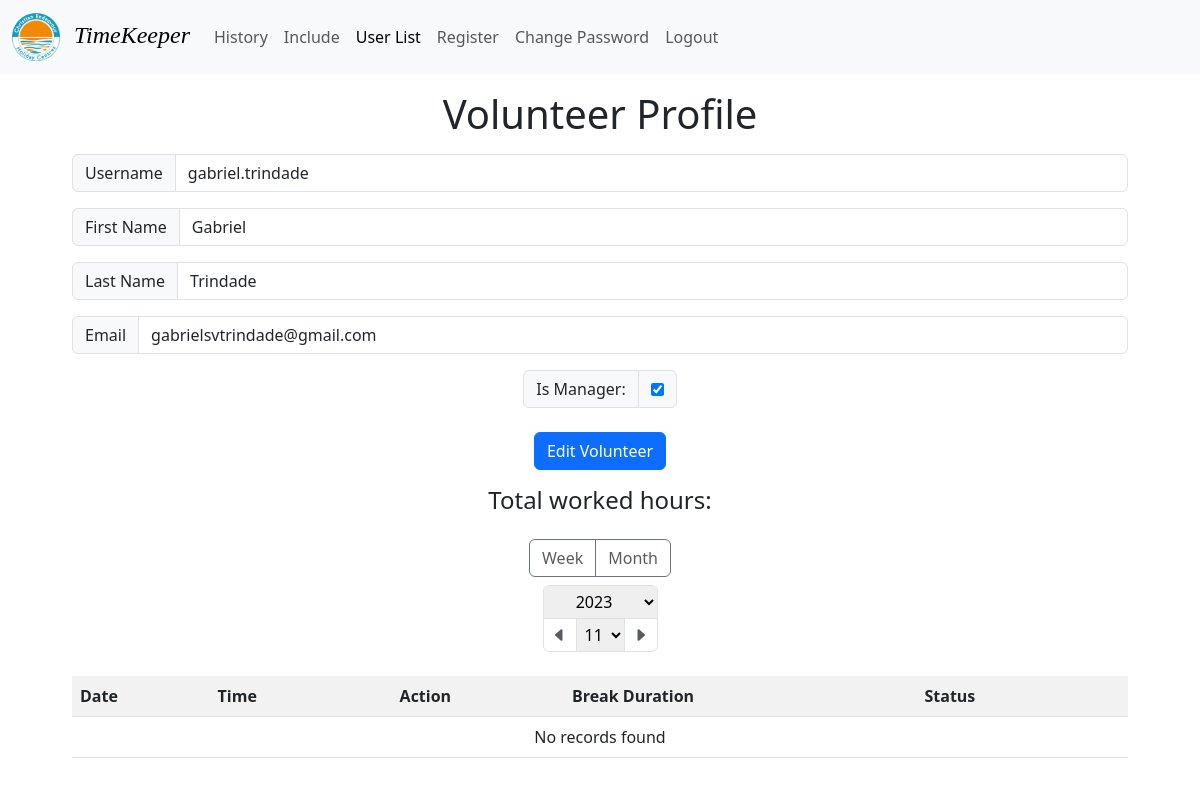
Screenshot of /users/3?month=false&year=2023&number=11 (signed in) with the database file from the repository.
### auths/models.py (models this page shows)
class CustomUser(AbstractUser):
    is_password_reset = models.BooleanField(default=False)

### backend/views.py (the view, shortened to what this page needs)
# urls.py: path("users/<int:user_id>", views.user, name="user"),
def user(request, user_id):
    current_week = f"?month=false&year={datetime.now().year}&number={datetime.now().strftime('%V')}"
    if not request.user.is_authenticated:
        messages.success(request, "You must login to access this page")
        return redirect("/auths")
    elif not request.user.is_password_reset:
        messages.success(
            request, "You must reset your password before accessing the application")
        return redirect("/auths/password")
    if not request.user.is_staff:
        messages.success(request, "You can't access this page")
        return redirect(f"/history{current_week}")
    listed_user = CustomUser.objects.get(id=user_id)
    record = Record()
    try:
        year = int(request.GET.get('year'))
        number = int(request.GET.get('number'))
        is_month = request.GET.get('month') == 'true'
        records = record.get_records(listed_user, year, number, is_month)
        earliest_record = (
            Record.objects.filter(user=listed_user).earliest(
                "date__year").date.year
        )
        context = {
            "listed_user": listed_user,
            "records": records,
            "workedHours": calculate_worked_hours(records),
            "years": range(earliest_record, datetime.now().year + 1),
        }
    except:
        context = {
            "records": [],
            "years": range(datetime.now().year, datetime.now().year + 1),
        }
    context = {
        **context,
        "listed_user": listed_user,
        "isHistory": False,
        "year": request.GET.get("year"),
        "month": request.GET.get("month"),
        "number": request.GET.get("number"),
        "range": range(1, 13) if request.GET.get("month") == "true" else range(1, 53),
    }
    return render(request, "backend/user.html", context)

### backend/models.py (called while the page is built)
    def get_records(self, user, year=datetime.now().year, number=datetime.now().strftime("%V"), is_month=False):
        query = Q(user=user, date__year=year)
        if is_month:
            query.add(Q(date__month=number), "AND")
        else:
            query.add(Q(date__week=number), "AND")
        return Record.objects.filter(query).order_by("date__day", "date__hour")

### backend/templates/backend/user.html (shortened to what this page needs)
{% extends 'backend/base.html' %} {% block content%} {% load static %}
<div>
  {% include 'auths/volunteerForm.html' %} {% include './historyTable.html' %}
</div>
{% endblock %}

### auths/templates/auths/volunteerForm.html (shortened to what this page needs)
<div class="userContainer text-center">
  {% if 'register' in request.path %}
  <h2 class="mb-3 fs-1">Register Volunteer</h2>
  {% else %}
  <h2 class="mb-3 fs-1">Volunteer Profile</h2>
  {% endif %}
  <form action="" method="post">
    <p>
      <div class="input-group">
        <span class="input-group-text">Username</span>
        <input type="text" class="form-control" name="username" value="{{ listed_user.username }}" required>
      </div>
    </p>
    <p>
      <div class="input-group">
        <span class="input-group-text">First Name</span>
        <input type="text" class="form-control" name="firstName" value="{{ listed_user.first_name }}" required>
      </div>
    </p>
    <p>
      <div class="input-group">
        <span class="input-group-text">Last Name</span>
        <input type="text" class="form-control" name="lastName" value="{{ listed_user.last_name }}" required>
      </div>
    </p>
    <p>
      <div class="input-group">
        <span class="input-group-text">Email</span>
        <input type="email" class="form-control" name="email" value="{{ listed_user.email }}" required>
      </div>
    </p>
    <p>
      <div class="input-group flex-nowrap my-2 mb-4 justify-content-center">
        <span class="input-group-text" for="role">Is Manager:</span>
        <div class="input-group-text">
          <input type="checkbox" id="userRole" name="role" {% if listed_user.is_staff %} checked {% endif %}>
        </div>
      </div>
    </p>
    <input type="submit" class="btn btn-primary" value="{% if 'register' in request.path %}Register{% else %}Edit{% endif %} Volunteer">
  </form>
</div>

### rows the page displays
CustomUser: username "gabriel.trindade", firstName "Gabriel", lastName "Trindade", email "gabrielsvtrindade@gmail.com", is_staff "☑"

### other values shown
form field value "11"
